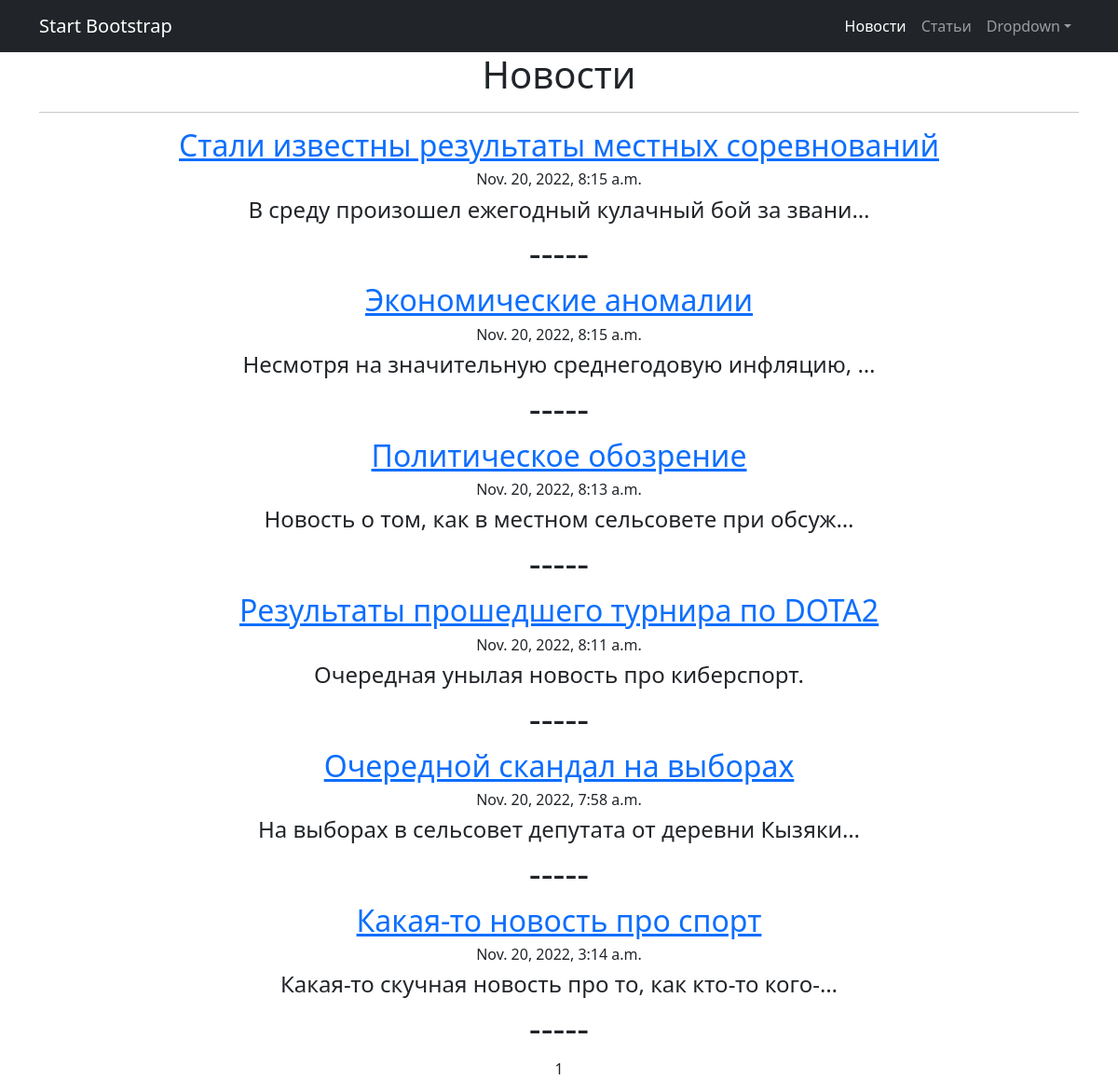
The page /post/news/ on the database its author committed.
### data_base/models.py (models this page shows, shortened)
class Post(models.Model):
    author = models.ForeignKey(Author, on_delete=models.CASCADE)
    type = models.CharField(choices=[('news', 'новость'), ('article', 'статья')], max_length=255)
    time_of_addition = models.DateTimeField(auto_now_add=True)
    category = models.ManyToManyField(Category, through=PostCategory, null=True)
    heading = models.CharField(max_length=255)
    text = models.TextField()
    rating = models.IntegerField(default=0)

### data_base/views.py (the view)
# urls.py: path('news/', NewsList.as_view(), name='news'),
class NewsList(ListView):
    model = Post
    ordering = '-time_of_addition'
    template_name = 'news.html'
    context_object_name = 'news_all'
    paginate_by = 10
    def get_queryset(self):
        queryset = super().get_queryset()
        self.filterset = PostFilter(self.request.GET, queryset)
        return self.filterset.qs
    def get_context_data(self, **kwargs):
        context = super().get_context_data(**kwargs)
        context['filterset'] = self.filterset
        return context

### templates/news.html (shortened to what this page needs)
{% extends 'flatpages/default.html' %}
{% load custom_tags %}
{% block content %}
<h1>Новости</h1>
<hr>
{% for news in news_all %}
    {% if news.type == 'news' %}
        <tr><h2><a href="{{ news.pk }}">{{ news.heading }}</a></h2></tr>
        <tr><h6>{{ news.time_of_addition }}</h6></tr>
        <tr><h4>{{ news.text | truncatechars:50 }}</h4></tr>
        <tr><h1>-----</h1></tr>
    {% endif %}
{% endfor %}
   {{ page_obj.number }}
{% endblock content %}

### rows shown on the page
Post: heading "Стали известны результаты местных соревнований", time_of_addition "Nov. 20, 2022, 8:15 a.m.", text "В среду произошел ежегодный кулачный бой за звани…"
Post: heading "Экономические аномалии", time_of_addition "Nov. 20, 2022, 8:15 a.m.", text "Несмотря на значительную среднегодовую инфляцию, …"
Post: heading "Политическое обозрение", time_of_addition "Nov. 20, 2022, 8:13 a.m.", text "Новость о том, как в местном сельсовете при обсуж…"
Post: heading "Результаты прошедшего турнира по DOTA2", time_of_addition "Nov. 20, 2022, 8:11 a.m.", text "Очередная унылая новость про киберспорт."
Post: heading "Очередной скандал на выборах", time_of_addition "Nov. 20, 2022, 7:58 a.m.", text "На выборах в сельсовет депутата от деревни Кызяки…"
Post: heading "Какая-то новость про спорт", time_of_addition "Nov. 20, 2022, 3:14 a.m.", text "Какая-то скучная новость про то, как кто-то кого-…"

### other values the page prints
{{ page_obj.number }} "1"
